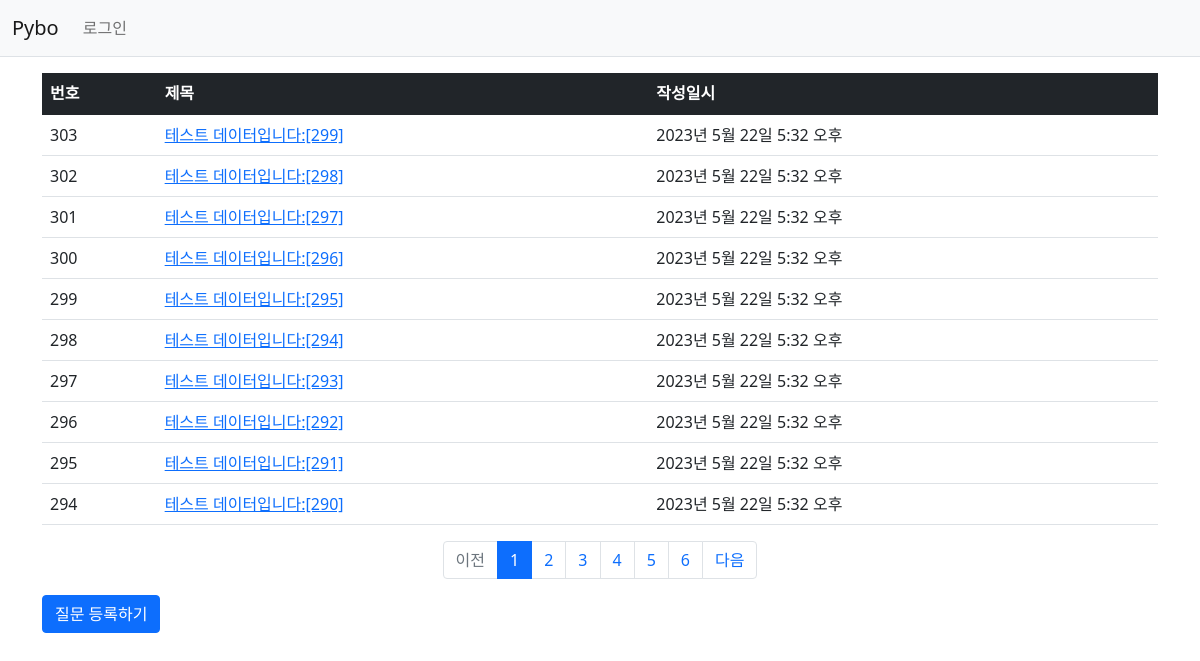
Screenshot of /pybo/ with the database file from the repository.
### pybo/models.py (models this page shows, shortened)
class Question(models.Model):
    subject = models.CharField(max_length=200)
    content = models.TextField()
    create_date = models.DateTimeField()

### pybo/views.py (the view)
# urls.py: path('', views.index, name='index'),  # '/' 에 해당되는 path
def index(request):
    page = request.GET.get('page', '1')  # 페이지
    question_list = Question.objects.order_by('-create_date')
    paginator = Paginator(question_list, 10)  # 페이지당 10개씩 보여주기
    page_obj = paginator.get_page(page)
    context = {'question_list': page_obj}
    return render(request, 'pybo/question_list.html', context)

### pybo/templatetags/pybo_filter.py (called while the page is built)
@register.filter
def sub(value, arg):
    return value - arg

### templates/pybo/question_list.html (shortened to what this page needs)
{% extends 'base.html' %}
{% load pybo_filter %}
{% block content %}
<div class="container my-3">
    <table class="table">
        <thead>
        <tr class="table-dark">
            <th>번호</th>
            <th>제목</th>
            <th>작성일시</th>
        </tr>
        </thead>
        <tbody>
        {% if question_list %}
        {% for question in question_list %}
        <tr>
            <td>
                {{ question_list.paginator.count|sub:question_list.start_index|sub:forloop.counter0|add:1 }}
            </td>
            <td>
                <a href="{% url 'pybo:detail' question.id %}">{{ question.subject }}</a>
            </td>
            <td>{{ question.create_date }}</td>
        </tr>
        {% endfor %}
        {% else %}
        <tr>
            <td colspan="3">질문이 없습니다.</td>
        </tr>
        {% endif %}
        </tbody>
    </table>
    <ul class="pagination justify-content-center">
        {% if question_list.has_previous %}
        <li class="page-item">
            <a class="page-link" href="?page={{ question_list.previous_page_number }}">이전</a>
        </li>
        {% else %}
        <li class="page-item disabled">
            <a class="page-link" tabindex="-1" aria-disabled="true" href="#">이전</a>
        </li>
        {% endif %}
        {% for page_number in question_list.paginator.page_range %}
        {% if page_number >= question_list.number|add:-5 and page_number <= question_list.number|add:5 %}
        {% if page_number == question_list.number %}
        <li class="page-item active" aria-current="page">
            <a class="page-link" href="?page={{ page_number }}">{{ page_number }}</a>
        </li>
        {% else %}
        <li class="page-item">
            <a class="page-link" href="?page={{ page_number }}">{{ page_number }}</a>
        </li>
        {% endif %}
        {% endif %}
        {% endfor %}
        {% if question_list.has_next %}
        <li class="page-item">
            <a class="page-link" href="?page={{ question_list.next_page_number }}">다음</a>
        </li>
        {% else %}
        <li class="page-item disabled">
            <a class="page-link" tabindex="-1" aria-disabled="true" href="#">다음</a>
        </li>
        {% endif %}
    </ul>
    <a href="{% url 'pybo:question_create' %}" class="btn btn-primary">질문 등록하기</a>
</div>
{% endblock %}

### templates/base.html (shortened to what this page needs)
{% load static %}
<!doctype html>
<html lang="ko">
<head>
    <link rel="stylesheet" type="text/css" href="{% static 'bootstrap.min.css' %}">
    <link rel="stylesheet" type="text/css" href="{% static 'style.css' %}">
</head>
<body>
{% include "navbar.html" %}
{% block content %}
{% endblock %}
</body>
</html>

### templates/navbar.html (shortened to what this page needs)
<nav class="navbar navbar-expand-lg navbar-light bg-light border-bottom">
    <div class="container-fluid">
        <a class="navbar-brand" href="{% url 'pybo:index' %}">Pybo</a>
        <div class="collapse navbar-collapse" id="navbarSupportedContent">
            <ul class="navbar-nav me-auto mb-2 mb-lg-0">
                <li class="nav-item">
                    {% if user.is_authenticated %}
                    <a class="nav-link" href="{% url 'common:logout' %}">{{ user.username }} (로그아웃)</a>
                    {% else %}
                    <a class="nav-link" href="{% url 'common:login' %}">로그인</a>
                    {% endif %}
                </li>
            </ul>
        </div>
    </div>
</nav>

### rows the page displays
Question: paginator.count|sub "303", subject "테스트 데이터입니다:[299]", create_date "2023년 5월 22일 5:32 오후"
Question: paginator.count|sub "302", subject "테스트 데이터입니다:[298]", create_date "2023년 5월 22일 5:32 오후"
Question: paginator.count|sub "301", subject "테스트 데이터입니다:[297]", create_date "2023년 5월 22일 5:32 오후"
Question: paginator.count|sub "300", subject "테스트 데이터입니다:[296]", create_date "2023년 5월 22일 5:32 오후"
Question: paginator.count|sub "299", subject "테스트 데이터입니다:[295]", create_date "2023년 5월 22일 5:32 오후"
Question: paginator.count|sub "298", subject "테스트 데이터입니다:[294]", create_date "2023년 5월 22일 5:32 오후"
Question: paginator.count|sub "297", subject "테스트 데이터입니다:[293]", create_date "2023년 5월 22일 5:32 오후"
Question: paginator.count|sub "296", subject "테스트 데이터입니다:[292]", create_date "2023년 5월 22일 5:32 오후"
Question: paginator.count|sub "295", subject "테스트 데이터입니다:[291]", create_date "2023년 5월 22일 5:32 오후"
Question: paginator.count|sub "294", subject "테스트 데이터입니다:[290]", create_date "2023년 5월 22일 5:32 오후"

### other values shown
{{ page_number }} "1"
{{ page_number }} "2" "3" "4" "5" "6"
